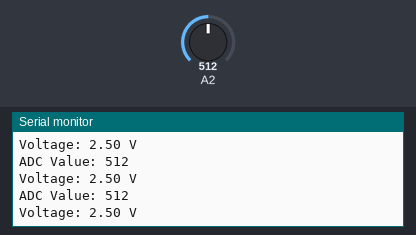
Bench run of a sketch on a simulated Arduino Uno, built with avr-gcc and run on an emulated ATmega328P. Parts: the last lines printed to the serial monitor. The test bench sets the inputs (shaded band); at power-on: A2 = 512.

Above: at 1.2 s.
1.3 s: A2 set to 106
At 1.8 s:
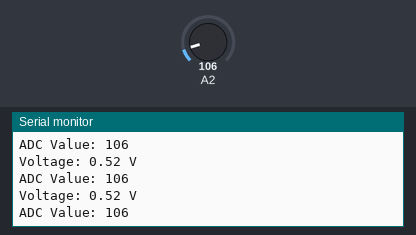
4.3 s: A2 set to 93
At 5.3 s:
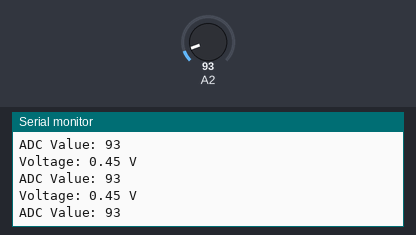
11.8 s: A2 set to 8
At 12.6 s:
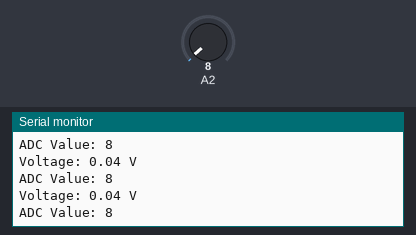
13.3 s: A2 set to 11
At 14.1 s:
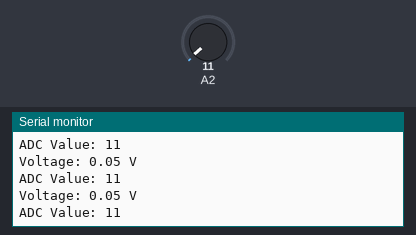
Timing chart, 0 to 15.8 s (numbered marks = the images above; inputs shaded):
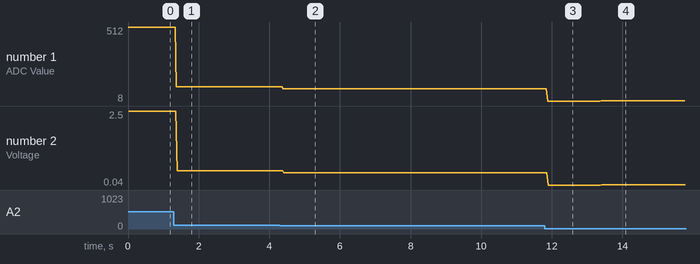

The sketch:

08_LDR.ino
```cpp
void setup() {
  Serial.begin(9600);
}

void loop() {
  int adc = analogRead(A2);
  float voltage = 0.00488*adc;

  Serial.print("ADC Value: ");
  Serial.println(adc);
  Serial.print("Voltage: ");
  Serial.print(voltage);
  Serial.print(" V");
  Serial.println();

}
```

Measured:
- after the input at 1.3 s, the serial monitor: prints a new line after 0.07 s (image 1)
- after the input at 4.3 s, the serial monitor: prints a new line after 0.09 s (image 2)
- after the input at 11.8 s, the serial monitor: prints a new line after 0.08 s (image 3)
- after the input at 13.3 s, the serial monitor: prints a new line after 0.10 s (image 4)
- plotted number 1: 512 → 106 after the input at 1.3 s, 106 → 93 after the input at 4.3 s, 93 → 8 after the input at 11.8 s, 8 → 11 after the input at 13.3 s
- plotted number 2: 2.5 → 0.52 after the input at 1.3 s, 0.52 → 0.45 after the input at 4.3 s, 0.45 → 0.04 after the input at 11.8 s, 0.04 → 0.05 after the input at 13.3 s
